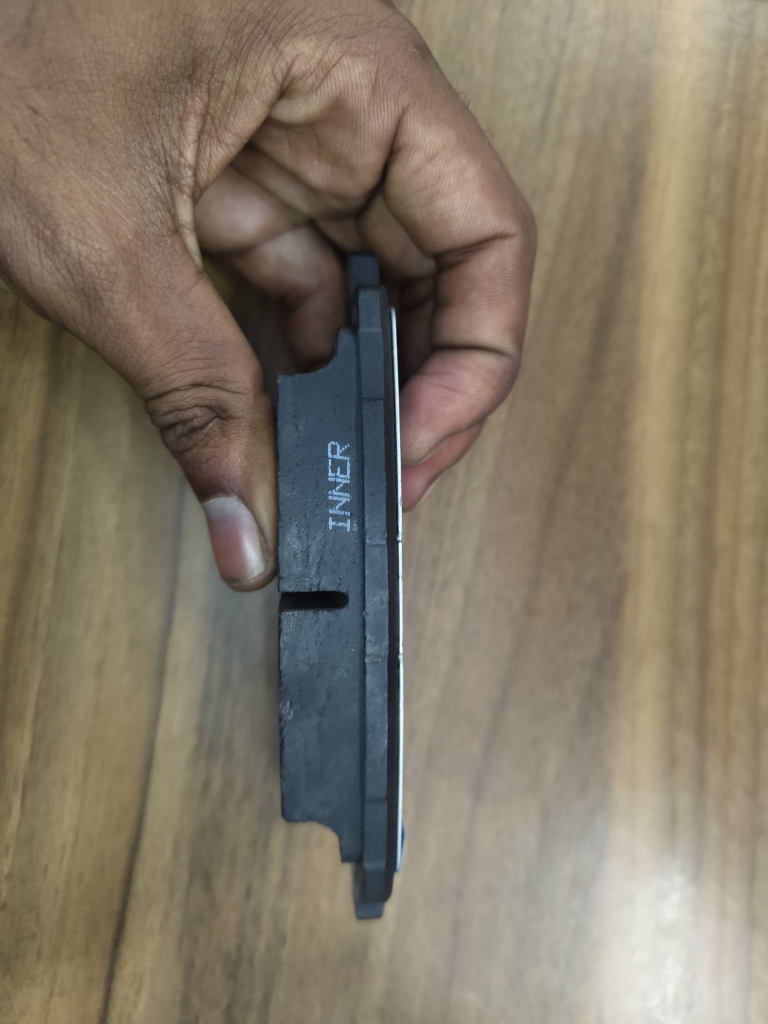
#> input picture E.T/IMG-20250809-WA0009.jpg, 3072 x 4096 px, given in place of the camera (shown at 1/4 size)
$ python dim3.py
#> lines starting #> are read from the running program, lines starting #| are printed output that depends on the picture; after the words box and inside, x2 and y2 are one past the last pixel; in counts of white or black regions, pixels touching at a corner belong together
import cv2
import imutils
from imutils import perspective
from imutils import contours
import numpy as np

def midpoint(x, y):
    return ((x[0] + y[0]) * 0.5, (x[1] + y[1]) * 0.5)

KNOWN_WIDTH = 8.5
cam = cv2.VideoCapture(0)

if not cam.isOpened():
    print("Cannot open camera")
    exit()

while True:
    ret, frame = cam.read()
#> frame is the input picture: shape (4096, 3072, 3); mean B, G, R 103.2, 120.4, 131
    if not ret:
        print("Failed to grab frame")
        break

    image = imutils.resize(frame, width=600)
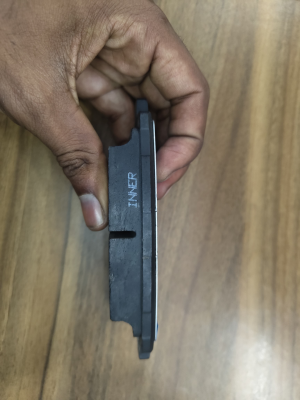
#> image: shape (800, 600, 3) (shown at 1/2 size); mean B, G, R 103.2, 120.4, 131
    gray = cv2.cvtColor(image, cv2.COLOR_BGR2GRAY)
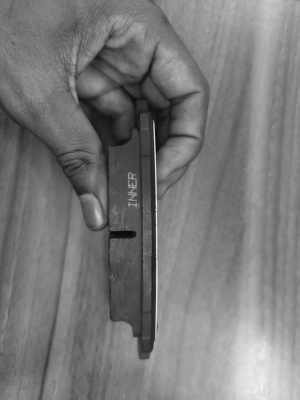
#> gray: shape (800, 600) (shown at 1/2 size); min 9, max 248, mean 121.6
    blurred = cv2.GaussianBlur(gray, (7, 7), 0)
    edged = cv2.Canny(blurred, 50, 100)
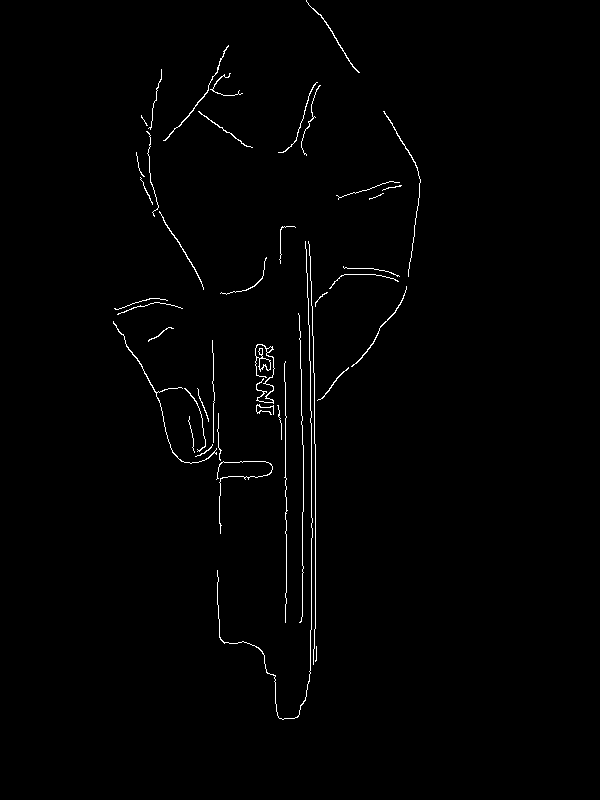
#> edged: shape (800, 600); 1% white in thin lines or dots, all inside (x1, y1, x2, y2) = (113, 0, 421, 720)
    edged = cv2.dilate(edged, None, iterations=1)
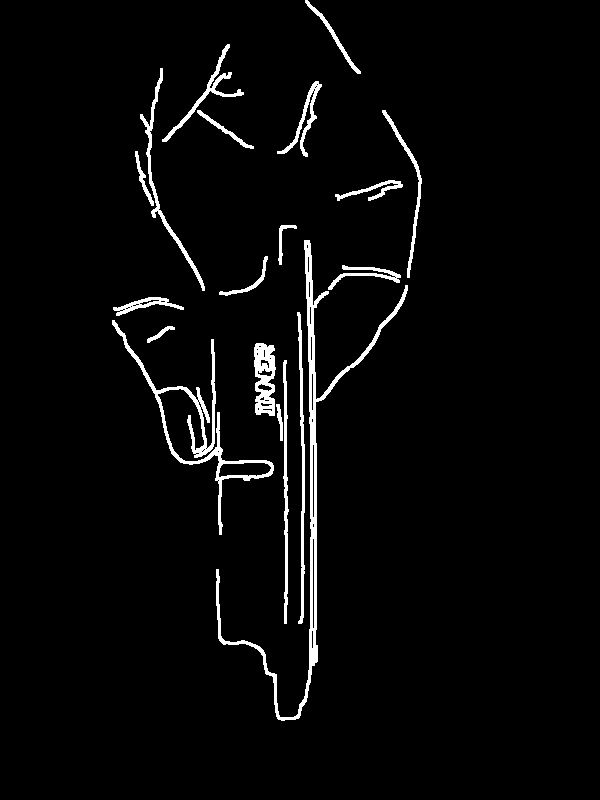
#> edged: shape (800, 600); 3.3% white; 19 white regions, largest, box (x1, y1, x2, y2) and area: (216, 240, 408, 721) 4230, (112, 320, 274, 535) 2631, (254, 343, 276, 416) 1113
    edged = cv2.erode(edged, None, iterations=1)
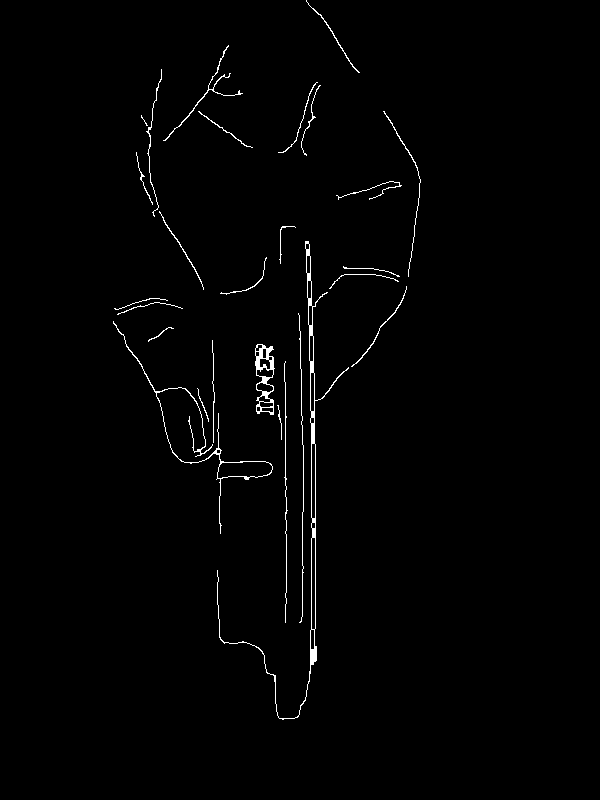
#> edged: shape (800, 600); 1.1% white in thin lines or dots, all inside (x1, y1, x2, y2) = (113, 0, 421, 720)
    cnts = cv2.findContours(edged.copy(), cv2.RETR_EXTERNAL, cv2.CHAIN_APPROX_SIMPLE)
#> cnts = 27 contours, 16 with area under 20; largest, box (x1, y1, x2, y2) and area: (217, 241, 349, 720) 1696, (255, 344, 275, 415) 937, (113, 321, 273, 534) 926, (163, 45, 243, 141) 78, (351, 286, 407, 367) 47
    cnts = imutils.grab_contours(cnts)
    (cnts, _) = contours.sort_contours(cnts)
    pixelsPerMetric = None

    largest_contour = None
    largest_area = 0
    for c in cnts:
        area = cv2.contourArea(c)
        if area < 100:
            continue
        if area > largest_area:
            largest_area = area
            largest_contour = c
#> this loop made 27 passes
#> (area, largest_area) on passes 1, 13: (925.5, 925.5), (1695.5, 1695.5)
#> after the loop, largest_area = 1695.5; largest_contour = contour of 270 points, box (x1, y1, x2, y2) (217, 241, 349, 720), area 1696

    if largest_contour is not None:
        box = cv2.minAreaRect(largest_contour)
#> box = ((281.5, 478.5), (478, 108.2), -83.75)
        box = cv2.boxPoints(box)
#> box = [[309.2, 722], [201.6, 710.2], [253.7, 235.1], [361.3, 246.8]]
        box = np.array(box, dtype="int")
#> box = [[309, 721], [201, 710], [253, 235], [361, 246]]
        box = perspective.order_points(box)
#> box = [[253, 235], [361, 246], [309, 721], [201, 710]]
        cv2.drawContours(image, [box.astype("int")], -1, (0, 255, 0), 2)
        (tl, tr, br, bl) = box
#> tl = [253, 235]; tr = [361, 246]; br = [309, 721]; bl = [201, 710]
        (tltrX, tltrY) = midpoint(tl, tr)
#> tltrX = 307; tltrY = 240.5
        (blbrX, blbrY) = midpoint(bl, br)
#> blbrX = 255; blbrY = 715.5
        (tlblX, tlblY) = midpoint(tl, bl)
#> tlblX = 227; tlblY = 472.5
        (trbrX, trbrY) = midpoint(tr, br)
#> trbrX = 335; trbrY = 483.5

        dA = np.linalg.norm(np.array([tltrX, tltrY]) - np.array([blbrX, blbrY]))
#> dA = 477.8
        dB = np.linalg.norm(np.array([tlblX, tlblY]) - np.array([trbrX, trbrY]))
#> dB = 108.6

        if pixelsPerMetric is None:
            pixelsPerMetric = dB / KNOWN_WIDTH
#> pixelsPerMetric = 12.77

        dimA = dB / pixelsPerMetric  # width in cm
#> dimA = 8.5
        dimB = dA / pixelsPerMetric  # height in cm
#> dimB = 37.41

        cv2.putText(image, "{:.1f}cm".format(dimB),
                    (int(tltrX - 10), int(tltrY - 10)),
                    cv2.FONT_HERSHEY_SIMPLEX, 0.5, (255, 0, 0), 2)
        cv2.putText(image, "{:.1f}cm".format(dimA),
                    (int(trbrX + 10), int(trbrY)),
                    cv2.FONT_HERSHEY_SIMPLEX, 0.5, (255, 0, 0), 2)
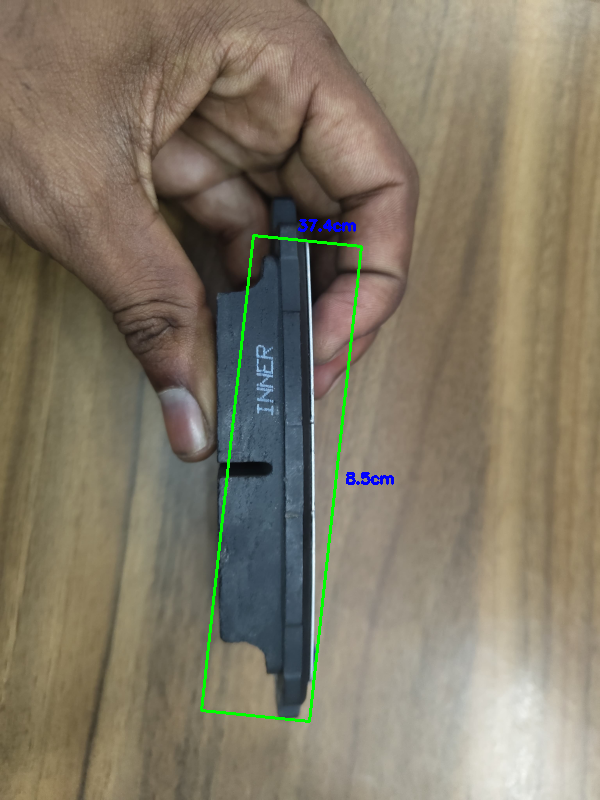
#> image: shape (800, 600, 3); mean B, G, R 102.7, 121.3, 130.1

        if abs(dimA - dimB) < 0.15 * max(dimA, dimB):
            ((x, y), radius) = cv2.minEnclosingCircle(largest_contour)
            diameter = (2 * radius) / pixelsPerMetric
            cv2.circle(image, (int(x), int(y)), int(radius), (0, 255, 255), 2)
            cv2.putText(image, "Diam: {:.2f}cm".format(diameter),
                        (int(x), int(y)),
                        cv2.FONT_HERSHEY_SIMPLEX, 0.6, (0, 255, 255), 2)

    cv2.imshow("Measurement", image)
    key = cv2.waitKey(1)
#> (key Esc is pressed here)
    if key == 27:
        break

cam.release()
cv2.destroyAllWindows()
